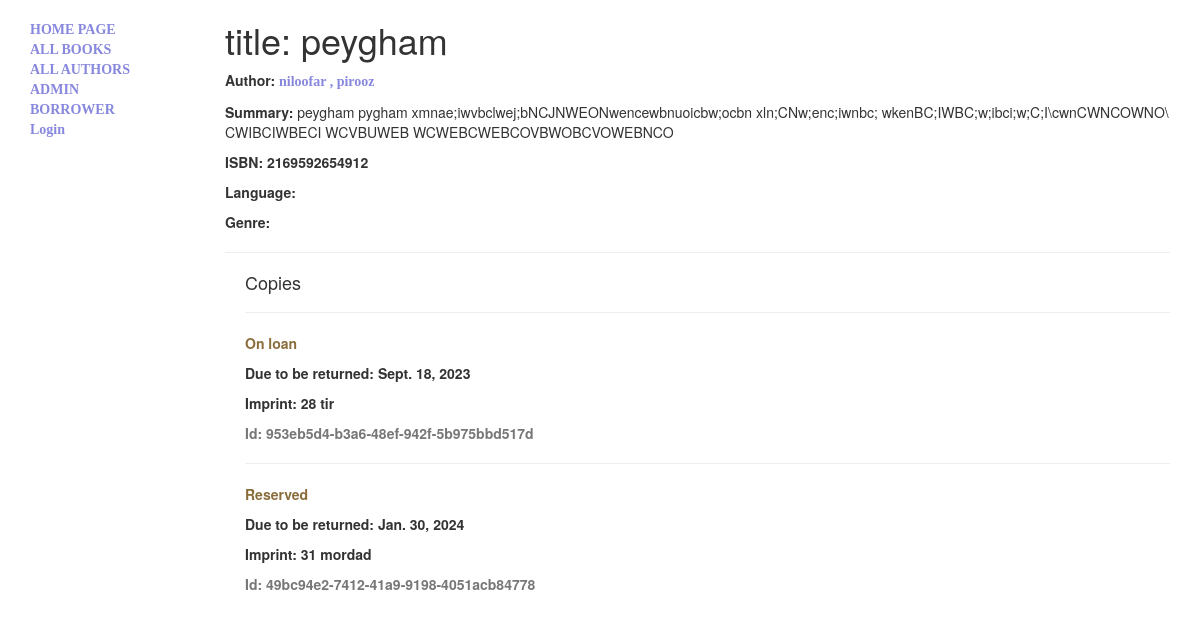
/catalog/book/1, run on the app's committed database.
### catalog/models.py (models this page shows, shortened)
class Book ( models.Model ):
    title     =    models.CharField ( max_length= 100 , help_text= 'titles book' )
    author    =    models.ForeignKey ( 'Author' , on_delete= models.SET_NULL , null= True )
    summary   =    models.TextField ( max_length= 1000 , help_text= 'summarys book' )
    isbn      =    models.CharField ( max_length= 13 , help_text= 'isbn book' )
    genre     =    models.ManyToManyField ( 'Genre' , help_text= 'genres book' )

class Author ( models.Model ):
    first_name  =    models.CharField ( max_length= 100 , help_text= 'first name' )
    last_name   =    models.CharField ( max_length= 100 , help_text= 'last name' )
    birth_day   =    models.DateField ( null= True , blank= True )
    death_day   =    models.DateField ( null= True , blank= True )
    def __str__(self):
        return '%s , %s' % ( self.first_name , self.last_name )

class BookInstance ( models.Model ):
    id         =     models.UUIDField ( primary_key= True , default= uuid.uuid4 , help_text= 'unique code for particular book' )
    book       =     models.ForeignKey ( 'Book' , on_delete= models.SET_NULL , null= True )
    imprint    =     models.CharField ( max_length= 100 , help_text= 'imprints book' )
    due_back   =     models.DateField ( null= True , blank= True )
    LOAN_STATUS = (
        ('m' , 'Maintenance'),
        ('o' , 'On loan'),
        ('a' , 'Available'),
        ('r' , 'Reserved'),
    )
    status     =   models.CharField ( max_length= 1 , choices= LOAN_STATUS , blank= True , default= 'a' , help_text= 'selected in tuple (m,a,r,o)' )
    borrower   =   models.ForeignKey ( User , on_delete= models.SET_NULL , null= True , blank= True )
    class Meta:
        ordering = ['due_back']

### catalog/views.py (the view)
class BookDetailView ( generic.DetailView ):
    model = models.Book
    template_name = 'catalog/book_detail.html'

### catalog/templates/catalog/book_detail.html
{% extends 'catalog/base_generic.html' %}
{% block content %}
    <h1>title: {{ book.title }} </h1>
        <p> <strong>Author: </strong> <a href="">{{ book.author }} </a> </p>
        <p> <strong>Summary: </strong> {{ book.summary }} </p>
        <p> <strong>ISBN: </strog> {{ book.isbn }} </p>
        <p> <strong>Language: </strong> {{book.language}} </p>
        <p> <strong>Genre: </strong> {% for genre in genre.book.all %} {{ genre }} {% if not forloop.last %},{% endif %} {% endfor %} </p>
        <hr>
    <div style="margin-left:20px;margin-top:20px">
        <h4>Copies</h4>
        {% for copy in book.bookinstance_set.all %}
            <hr>
            <p class="{% if copy.status == 'a' %}text-success{% elif copy.status == 'm' %}text-danger{% else %}text-warning{% endif %}">{{ copy.get_status_display }}</p>
            {% if copy.status != 'a' %}<p><strong>Due to be returned:</strong> {{copy.due_back}}</p>{% endif %}
            <p><strong>Imprint:</strong> {{copy.imprint}}</p>
            <p class="text-muted"><strong>Id:</strong> {{copy.id}}</p>
        {% endfor %}
    </div>
{% endblock %}

### catalog/templates/catalog/base_generic.html (style rules this page uses)
a { color: rgb(135, 135, 222); font-family: 'Franklin Gothic Medium'; font-weight: bold; }

### data on the page
Book: title "peygham", author "niloofar , pirooz", summary "peygham pygham xmnae;iwvbclwej;bNCJNWEONwencewbnuoicbw;ocbn xln;CNw;enc;iwnbc; wkenBC;IWBC;w;ibci;w;C;I\\cwnCWNCOWNO\\ CWIBCIWBECI WCVBUWEB WCWEBCWEBCOVBWOBCVOWEBNCO", isbn "2169592654912"
BookInstance: status "On loan", due_back "Sept. 18, 2023", imprint "28 tir", id "953eb5d4-b3a6-48ef-942f-5b975bbd517d"
BookInstance: status "Reserved", due_back "Jan. 30, 2024", imprint "31 mordad", id "49bc94e2-7412-41a9-9198-4051acb84778"
